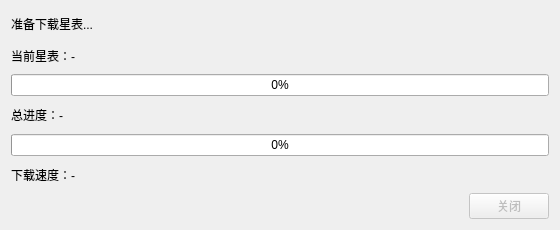
<?xml version="1.0" encoding="UTF-8"?>
<ui version="4.0">
 <class>CatalogDownloadDialog</class>
 <widget class="QDialog" name="CatalogDownloadDialog">
  <property name="windowModality">
   <enum>Qt::ApplicationModal</enum>
  </property>
  <property name="geometry">
   <rect>
    <x>0</x>
    <y>0</y>
    <width>560</width>
    <height>230</height>
   </rect>
  </property>
  <property name="windowTitle">
   <string>下载星表</string>
  </property>
  <layout class="QVBoxLayout" name="verticalLayout">
   <item>
    <widget class="QLabel" name="labelStatus">
     <property name="text">
      <string>准备下载星表...</string>
     </property>
     <property name="wordWrap">
      <bool>true</bool>
     </property>
    </widget>
   </item>
   <item>
    <widget class="QLabel" name="labelCurrentTitle">
     <property name="text">
      <string>当前星表：-</string>
     </property>
    </widget>
   </item>
   <item>
    <widget class="QProgressBar" name="progressBarCurrent">
     <property name="value">
      <number>0</number>
     </property>
    </widget>
   </item>
   <item>
    <widget class="QLabel" name="labelTotalTitle">
     <property name="text">
      <string>总进度：-</string>
     </property>
    </widget>
   </item>
   <item>
    <widget class="QProgressBar" name="progressBarTotal">
     <property name="value">
      <number>0</number>
     </property>
    </widget>
   </item>
   <item>
    <widget class="QLabel" name="labelSpeed">
     <property name="text">
      <string>下载速度：-</string>
     </property>
    </widget>
   </item>
   <item>
    <layout class="QHBoxLayout" name="horizontalLayoutButtons">
     <item>
      <spacer name="horizontalSpacer">
       <property name="orientation">
        <enum>Qt::Horizontal</enum>
       </property>
       <property name="sizeHint" stdset="0">
        <size>
         <width>40</width>
         <height>20</height>
        </size>
       </property>
      </spacer>
     </item>
     <item>
      <widget class="QPushButton" name="pushButtonClose">
       <property name="enabled">
        <bool>false</bool>
       </property>
       <property name="text">
        <string>关闭</string>
       </property>
      </widget>
     </item>
    </layout>
   </item>
  </layout>
 </widget>
 <resources/>
 <connections/>
</ui>
